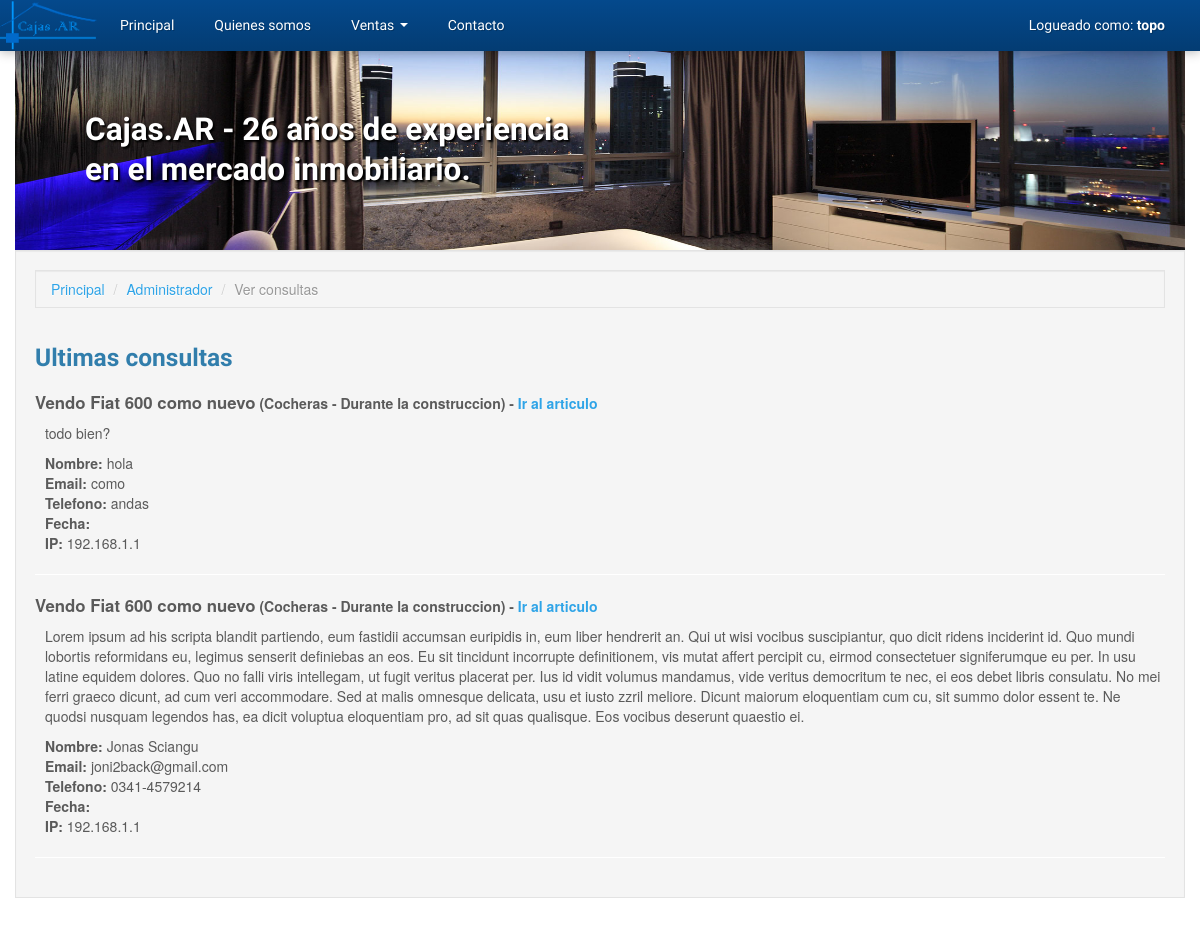
The page /index.php?page=admin-view-contacts (signed in) on the database as committed earlier.
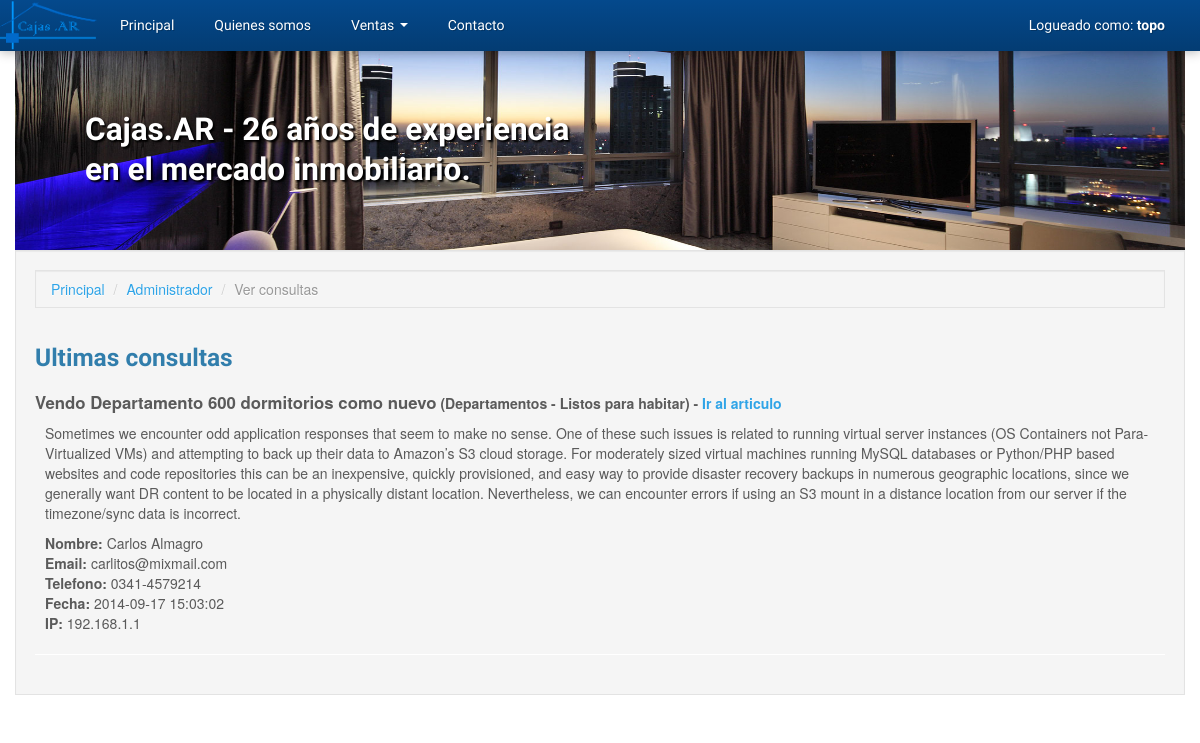
The same page on the database as committed later.
### tables this page shows
CREATE TABLE `consultas` (
  `id_consulta` int(8) NOT NULL AUTO_INCREMENT,
  `id_article` int(8) NOT NULL,
  `name` varchar(64) DEFAULT NULL,
  `email` varchar(64) NOT NULL,
  `phone` varchar(32) DEFAULT NULL,
  `message` text,
  `fecha` datetime DEFAULT NULL,
  `ip` varchar(15) DEFAULT NULL,
  PRIMARY KEY (`id_consulta`),
  KEY `id_article` (`id_article`),
  CONSTRAINT `id_article` FOREIGN KEY (`id_article`) REFERENCES `articles` (`id_article`) ON DELETE NO ACTION ON UPDATE NO ACTION
);

CREATE TABLE `articles` (
  `id_article` int(8) NOT NULL AUTO_INCREMENT,
  `id_article_category` int(2) NOT NULL,
  `id_article_type` int(2) NOT NULL,
  `id_author` int(2) NOT NULL,
  `title` varchar(128) NOT NULL,
  `description` text,
  `location` varchar(128) DEFAULT NULL,
  `address` varchar(64) DEFAULT NULL,
  `price` float DEFAULT NULL,
  PRIMARY KEY (`id_article`),
  KEY `id_article_category` (`id_article_category`),
  KEY `id_article_type` (`id_article_type`),
  KEY `id_author` (`id_author`),
  CONSTRAINT `id_article_category` FOREIGN KEY (`id_article_category`) REFERENCES `article_categories` (`id_article_category`) ON DELETE NO ACTION ON UPDATE NO ACTION,
  CONSTRAINT `id_article_type` FOREIGN KEY (`id_article_type`) REFERENCES `article_types` (`id_article_type`) ON DELETE NO ACTION ON UPDATE NO ACTION,
  CONSTRAINT `id_author` FOREIGN KEY (`id_author`) REFERENCES `users` (`id_user`) ON DELETE NO ACTION ON UPDATE NO ACTION
);

CREATE TABLE `article_categories` (
  `id_article_category` int(8) NOT NULL AUTO_INCREMENT,
  `name` varchar(32) NOT NULL,
  PRIMARY KEY (`id_article_category`)
);

CREATE TABLE `article_types` (
  `id_article_type` int(8) NOT NULL AUTO_INCREMENT,
  `name` varchar(64) NOT NULL,
  PRIMARY KEY (`id_article_type`)
);

### includes/mysqldb.php (called while the page is built, shortened)
<?php
class MySQLConnection
{
    private $_dbLink, $_queryResponse;
    public function connect($user, $pass, $host, $database)
    {
        $this->_dbLink = mysqli_connect($host, $user, $pass);
        mysqli_select_db($this->_dbLink, $database);
    }
    public function query($query)
    {
        $this->_queryResponse = mysqli_query($this->_dbLink, $query);
        return $this;
    }
    public function getResults()
    {
        $this->lastResult = array();
        if ($this->_queryResponse && !is_bool($this->_queryResponse)) {
            while ($response = mysqli_fetch_object($this->_queryResponse)) {
                $this->lastResult[] = $response;
            }
        }
        return $this->lastResult;
    }
}

### includes/autoload.php (called while the page is built, shortened)
<?php
require_once dirname(__FILE__) . '/application.php';
require_once dirname(__FILE__) . '/mysqldb.php';
require_once dirname(__FILE__) . '/inputdata.php';
$app = new Application(
    new MySQLConnection(MYSQL_USER, MYSQL_PASS, MYSQL_HOST, MYSQL_DATABASE),
    new InputData()
);

### includes/application.php (called while the page is built, shortened)
<?php
class Application
{
    protected $db;
    public $io;
    public function __construct(MySQLConnection $db, InputData $io)
    {
        $this->db = $db;
        $this->io = $io;
    }
    public function getSectionName()
    {
        $page = $this->io->getQuery('page');
        $page = str_replace('-', '_', $page);
        return $page && is_string($page) ? $page : 'index';
    }
    public function getQuestions($limit = 50)
    {
        $limit = (int) $limit;
        $queryString = ""
            . "SELECT consultas.*, "
                . "articles.title AS article_title, "
                . "article_types.name AS article_type, "
                . "article_categories.name AS article_category "
            . "FROM consultas "
                . "INNER JOIN articles ON consultas.id_article = articles.id_article "
                . "INNER JOIN article_categories ON articles.id_article_category = article_categories.id_article_category "
                . "INNER JOIN article_types ON articles.id_article_type = article_types.id_article_type "
            . "LIMIT {$limit}";
        return $this->db->query($queryString)->getResults();
    }
}

### includes/inputdata.php (called while the page is built, shortened)
<?php
class InputData
{
    private $_request, $_response, $_query, $_post, $_server, $_cookies;
    public function __construct()
    {
        $this->_query    = &$_GET;
    }
    public function getQuery($param = null, $default = null)
    {
        if ($param) {
            return isset($this->_query[$param]) ?
                $this->_query[$param] : $default;
        }
        return $this->_query;
    }
    public function getSession($param = null, $default = null)
    {
        if ($param) {
            return isset($_SESSION[$param]) ?
                $_SESSION[$param] : $default;
        }
        return $_SESSION;
    }
}

### includes/templates/content_admin_view_contacts.php (the view, shortened to what this page needs)
<div class="container">
    <div class="well">
        <ul class="breadcrumb well">
            <li><a href="index.php?page=home">Principal</a> <span class="divider">/</span></li>
            <li><a href="index.php?page=admin">Administrador</a> <span class="divider">/</span></li>
            <li class="active">Ver consultas</li>
        </ul>
        <div class="row-fluid">
            <div class="span12">
                <h3>Ultimas consultas</h3>
                <dl class="">
                    <?php foreach($app->getQuestions() as $question) { ?>
                        <dt class="mb10">
                            <big><?php echo $question->article_title; ?></big>
                            (<?php echo $question->article_category; ?> - <?php echo $question->article_type; ?>) -
                            <a href="index.php?page=item&id=<?php echo $question->id_article; ?>">Ir al articulo</a>
                        </dt>
                        <dd>
                            <p><?php echo $question->message; ?></p>
                            <ul class="unstyled">
                                <li><b>Nombre:</b> <?php echo $question->name; ?></li>
                                <li><b>Email:</b> <?php echo $question->email; ?></li>
                                <li><b>Telefono:</b> <?php echo $question->phone; ?></li>
                                <li><b>Fecha:</b> <?php echo $question->fecha; ?></li>
                                <li><b>IP:</b> <?php echo $question->ip; ?></li>
                            </ul>
                        </dd>
                        <hr />
                    <?php } ?>
            </div>
        </div>
    </div>
</div>

### includes/templates/header.php (shortened to what this page needs)
<!DOCTYPE html>
<html lang="en">
  <head>
    <link href="assets/libraries/bootstrap/css/bootstrap.cerulean.css" rel="stylesheet">
    <link href="assets/libraries/bootstrap/css/bootstrap-responsive.css" rel="stylesheet">
	<link href="assets/libraries/bootstrap/css/base.css" rel="stylesheet">
	<link href="assets/css/nuestro.css" rel="stylesheet">
  </head>
  <body>

### index.php
<?php
require_once dirname(__FILE__) . '/includes/autoload.php';
$sectionFile = 'content_' . $app->getSectionName() . '.php';
$carouselType = $app->getSectionName() == 'home' ? 'carousel_dynamic.php' : 'carousel_fixed.php';
require_once TEMPLATES_DIR . DS . 'header.php';
if ($app->getSectionName() != 'index') {
    require_once TEMPLATES_DIR . DS . 'menu.php';
    require_once TEMPLATES_DIR . DS . $carouselType;
}
if (file_exists(TEMPLATES_DIR . DS . $sectionFile)) {
    require_once TEMPLATES_DIR . DS . $sectionFile;
} else {
    require_once TEMPLATES_DIR . DS . 'content_404.php';
}
require_once TEMPLATES_DIR . DS . 'footer.php';

### includes/templates/menu.php (shortened to what this page needs)
<div class="navbar-wrapper">
  <div class="container">
    <div class="navbar navbar-inverse navbar-fixed-top">
      <div class="navbar-inner">
      <div class="container">
        <a class="brand" href="index.php?page=home"><img class="logo-caja" src="assets/images/logo1.png"></a>
        <div class="nav-collapse collapse">
          <ul class="nav">
            <li class=""><a href="index.php?page=home">Principal</a></li>
            <li><a href="index.php?page=about">Quienes somos</a></li>
            <li class="dropdown">
              <a href="#" class="dropdown-toggle" data-toggle="dropdown">Ventas <b class="caret"></b></a>
            </li>
            <li><a href="index.php?page=contact">Contacto</a></li>
          </ul>
          <ul class="nav pull-right">
            <li class="">
                <a href="index.php?page=login"><?php echo $app->io->getSession('username') ? 'Logueado como: <b>' . $app->io->getSession('username') . '</b>': 'Iniciar sesion'; ?></a>
            </li>
          </ul>
        </div>
      </div>
      </div>
    </div>
  </div>
</div>

### includes/templates/carousel_fixed.php
<div class="">
    <div class="container">
        <div id="myCarousel" class="carousel slide slider-principal">
          <div class="carousel-inner reduce-altura">
            <div class="item active">
              <img src="assets/images/departamento.jpg" alt="">
              <div class="container">
                <div class="carousel-caption">
                    <h2>Cajas.AR - 26 a&ntilde;os de experiencia en el mercado inmobiliario.</h2>
                </div>
              </div>
            </div>
          </div>
        </div>
    </div>
</div>

### includes/templates/footer.php
  </body>
</html>

### assets/css/nuestro.css (style rules this page uses)
.slider-principal h2 { color:#fff; text-shadow: 2px 2px 2px rgba(0, 0, 0, 100); margin-left:50px; }
.brand { padding:0!important; }
.logo-caja { height: 51px; margin: 0; padding: 0; width:105px; }
.carousel-inner.reduce-altura { height:250px; }
.carousel-inner.reduce-altura .item img { margin-top:-100px; }
.carousel-inner.reduce-altura .carousel-caption { margin-top:110px; }
.carousel { margin-bottom:0; }
.mb10 { margin-bottom:10px; }
.input-prepend .add-on, .input-append .add-on, .btn, .modal, .dropdown-menu, .alert, .thumbnail, .well, input, select, textarea, .bootstrap-tagsinput { border-radius: 0px!important; }

Rows that differ between the two databases and show on the page:
removed consultas: id_article.title "Vendo Fiat 600 como nuevo", article_categories.name "Cocheras", article_types.name "Durante la construccion", message "todo bien?", name "hola", email "como", phone "andas", ip "192.168.1.1"
removed consultas: id_article.title "Vendo Fiat 600 como nuevo", article_categories.name "Cocheras", article_types.name "Durante la construccion", message "Lorem ipsum ad his scripta blandit partiendo, eum fastidii accumsan euripidis in, eum liber hendrerit an. Qui ut wisi vocibus suscipiantur, quo dicit ridens inciderint id. Quo mundi lobortis reformidans eu, legimus senserit definiebas an eos. Eu sit tincidunt incorrupte definitionem, vis mutat affert percipit cu, eirmod consectetuer signiferumque eu per. In usu latine equidem dolores. Quo no falli viris intellegam, ut fugit veritus placerat per. Ius id vidit volumus mandamus, vide veritus democritum te nec, ei eos debet libris consulatu. No mei ferri graeco dicunt, ad cum veri accommodare. Sed at malis omnesque delicata, usu et iusto zzril meliore. Dicunt maiorum eloquentiam cum cu, sit…", name "Jonas Sciangu", email "joni2back@gmail.com", phone "0341-4579214", ip "192.168.1.1"
added consultas: id_article.title "Vendo Departamento 600 dormitorios como nuevo", article_categories.name "Departamentos", article_types.name "Listos para habitar", message "Sometimes we encounter odd application responses that seem to make no sense. One of these such issues is related to running virtual server instances (OS Containers not Para-Virtualized VMs) and attempting to back up their data to Amazon’s S3 cloud storage. For moderately sized virtual machines running MySQL databases or Python/PHP based websites and code repositories this can be an inexpensive, quickly provisioned, and easy way to provide disaster recovery backups in numerous geographic locations, since we generally want DR content to be located in a physically distant location. Nevertheless, we can encounter errors if using an S3 mount in a distance location from our server if the…", name "Carlos Almagro", email "carlitos@mixmail.com", phone "0341-4579214", fecha "2014-09-17 15:03:02", ip "192.168.1.1"
